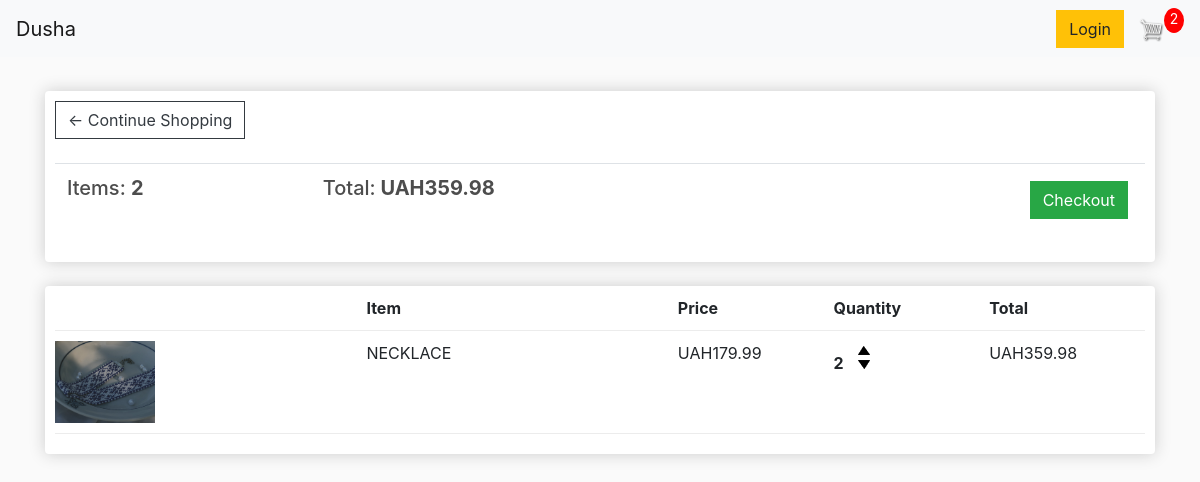
The app's page /cart/ (signed in) with its own data.
### store/models.py (models this page shows, shortened)
class Order(models.Model):
	customer = models.ForeignKey(Customer, on_delete=models.SET_NULL, null=True, blank=True)
	date_ordered = models.DateTimeField(auto_now_add=True)
	complete = models.BooleanField(default=False)
	transaction_id = models.CharField(max_length=100, null=True)
	@property
	def get_cart_total(self):
		orderitems = self.orderitem_set.all()
		total = sum([item.get_total for item in orderitems])
		return total
	@property
	def get_cart_items(self):
		orderitems = self.orderitem_set.all()
		total = sum([item.quantity for item in orderitems])
		return total

class OrderItem(models.Model):
	product = models.ForeignKey(Product, on_delete=models.SET_NULL, null=True)
	order = models.ForeignKey(Order, on_delete=models.SET_NULL, null=True)
	quantity = models.IntegerField(default=0, null=True, blank=True)
	date_added = models.DateTimeField(auto_now_add=True)
	@property
	def get_total(self):
		total = self.product.price * self.quantity
		return total

class Product(models.Model):
	name = models.CharField(max_length=200)
	price = models.FloatField()
	digital = models.BooleanField(default=False,null=True, blank=True)
	image = models.ImageField(null=True, blank=True)
	@property
	def imageURL(self):
		try:
			url = self.image.url
		except:
			url = ''
		return url

### store/views.py (the view)
# urls.py: path('cart/', views.cart, name="cart"),
def cart(request):
	data = cartData(request)
	cartItems = data['cartItems']
	order = data['order']
	items = data['items']
	context = {'items':items, 'order':order, 'cartItems':cartItems}
	return render(request, 'store/cart.html', context)

### store/utils.py (called while the page is built)
def cartData(request):
	if request.user.is_authenticated:
		customer = request.user.customer
		order, created = Order.objects.get_or_create(customer=customer, complete=False)
		items = order.orderitem_set.all()
		cartItems = order.get_cart_items
	else:
		cookieData = cookieCart(request)
		cartItems = cookieData['cartItems']
		order = cookieData['order']
		items = cookieData['items']
	return {'cartItems':cartItems ,'order':order, 'items':items}

### store/templates/store/cart.html
{% extends 'store/main.html' %}
{% load static %}
{% block content %}
	<div class="row">
		<div class="col-lg-12">
			<div class="box-element">
				<a  class="btn btn-outline-dark" href="{% url 'store' %}">&#x2190; Continue Shopping</a>
				<br>
				<br>
				<table class="table">
					<tr>
						<th><h5>Items: <strong>{{order.get_cart_items}}</strong></h5></th>
						<th><h5>Total:<strong> UAH{{order.get_cart_total|floatformat:2}}</strong></h5></th>
						<th>
							<a  style="float:right; margin:5px;" class="btn btn-success" href="{% url 'checkout' %}">Checkout</a>
						</th>
					</tr>
				</table>
			</div>
			<br>
			<div class="box-element">
				<div class="cart-row">
					<div style="flex:2"></div>
					<div style="flex:2"><strong>Item</strong></div>
					<div style="flex:1"><strong>Price</strong></div>
					<div style="flex:1"><strong>Quantity</strong></div>
					<div style="flex:1"><strong>Total</strong></div>
				</div>
				{% for item in items %}
				<div class="cart-row">
					<div style="flex:2"><img class="row-image" src="{{item.product.imageURL}}"></div>
					<div style="flex:2"><p>{{item.product.name}}</p></div>
					<div style="flex:1"><p>UAH{{item.product.price|floatformat:2}}</p></div>
					<div style="flex:1">
						<p class="quantity">{{item.quantity}}</p>
						<div class="quantity">
							<img data-product="{{item.product.id}}" data-action="add" class="chg-quantity update-cart" src="{% static  'images/arrow-up.png' %}">
							<img data-product="{{item.product.id}}" data-action="remove" class="chg-quantity update-cart" src="{% static  'images/arrow-down.png' %}">
						</div>
					</div>
					<div style="flex:1"><p>UAH{{item.get_total|floatformat:2}}</p></div>
				</div>
				{% endfor %}
			</div>
		</div>
	</div>
{% endblock content %}

### static/css/main.css (style rules this page uses)
body { background-color: hsl(0, 0%, 98%); }
h1,h2,h3,h4,h5,h6 { color:hsl(0, 0%, 30%); }
.box-element { box-shadow:hsl(0, 0%, 80%) 0 0 16px; background-color: #fff; border-radius: 4px; padding: 10px; }
.col-lg-4, .col-lg-6, .col-lg-8, .col-lg-12 { margin-top: 10px; }
.btn { border-radius: 0; }
.row-image { width: 100px; }
.cart-row { display: flex; align-items: flex-stretch; padding-bottom: 10px; margin-bottom: 10px; border-bottom: 1px solid #ececec; }
.quantity { display: inline-block; font-weight: 700; padding-right:10px; }
.chg-quantity { width: 12px; cursor: pointer; display: block; margin-top: 5px; transition:.1s; }

### records on screen
Order: get_cart_items "2", get_cart_total "359.98"
OrderItem: product.imageURL (picture), product.name "NECKLACE", product.price "179.99", quantity "2", get_total "359.98"

### other values on screen
{{ cartItems }} "2"
